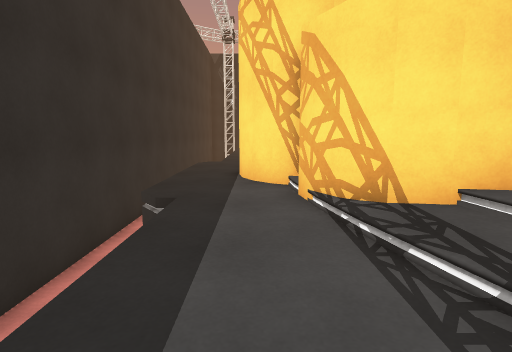
view 1 (above)

20 first-person views from a walk through a scene from a Unity 3-D project. The camera is 1.2 m above the floor, tilts 8° down and sees 80° across. The floor is counted in squares, 1 m on a side. Each view is taken from the middle of a square. On the plan, view 1 faces up. The plan holds only what a view shows up to about 13 squares ahead; the rest is blank. The place goes on beyond the plan. The player is left out. Some animated figures are left out. Surface patterns are stand-ins for the level's own textures.

view 2
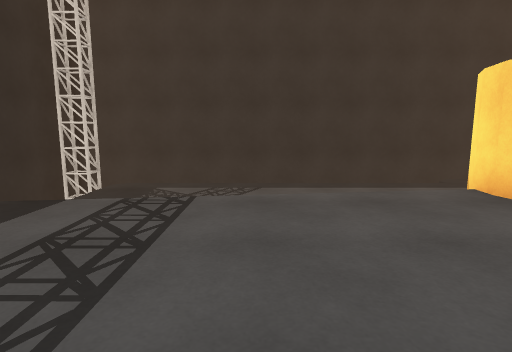

view 3
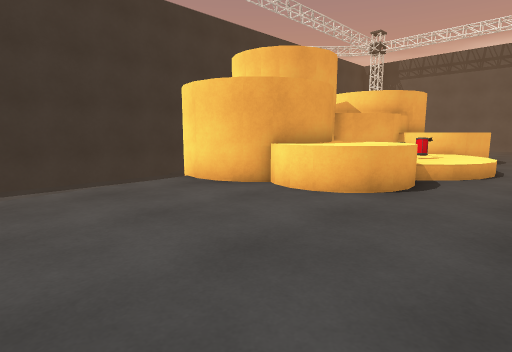

view 4
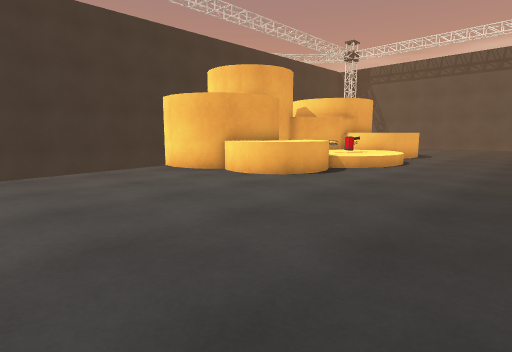

view 5
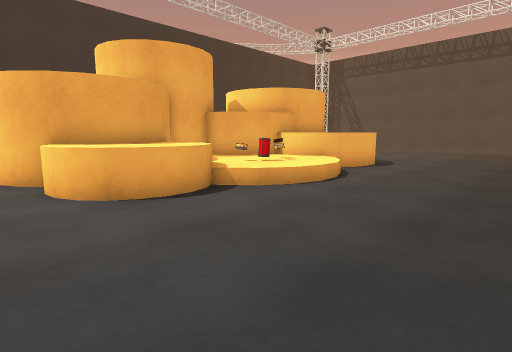

view 6
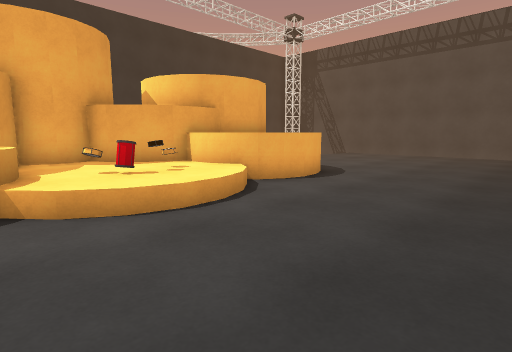

view 7
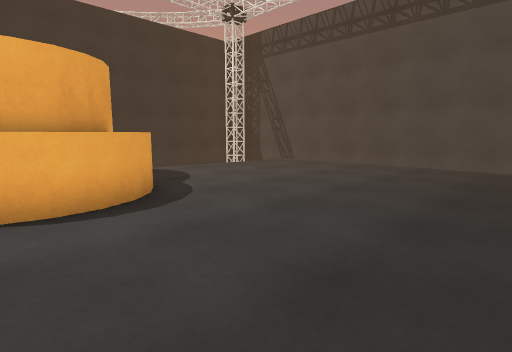

view 8
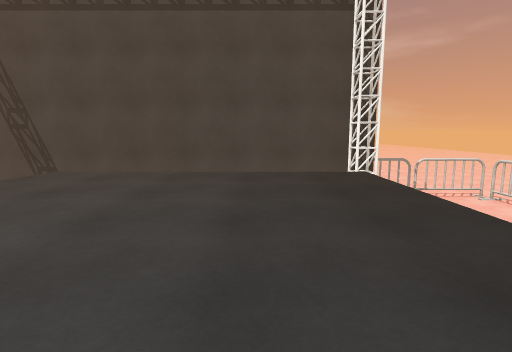

view 9
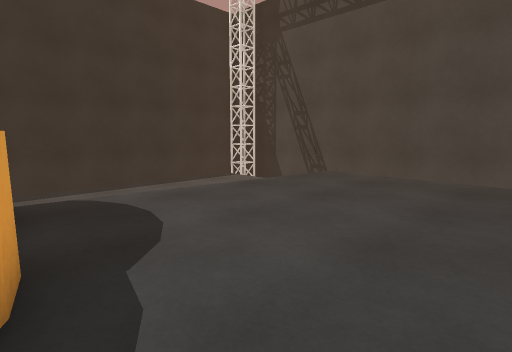

view 10
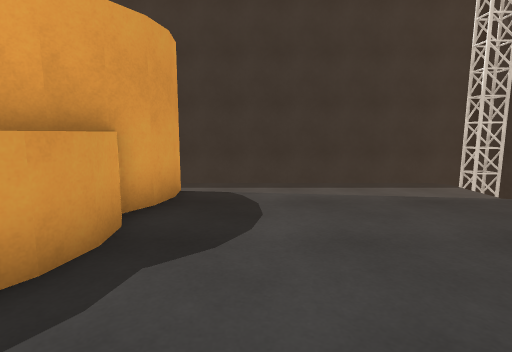

view 11
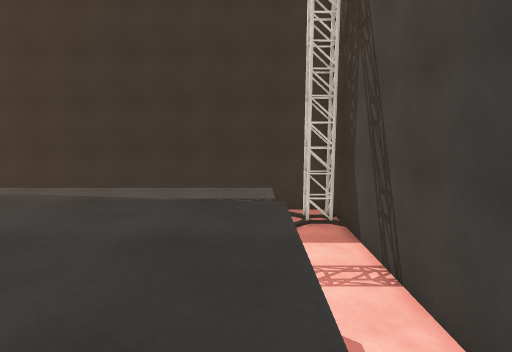

view 12
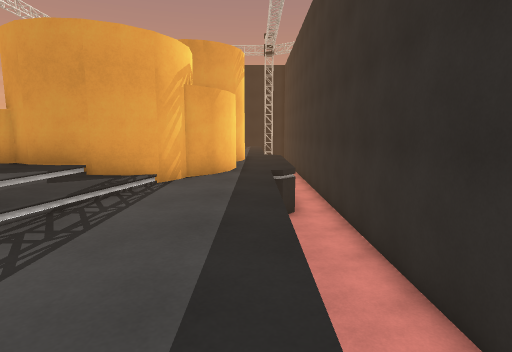

view 13
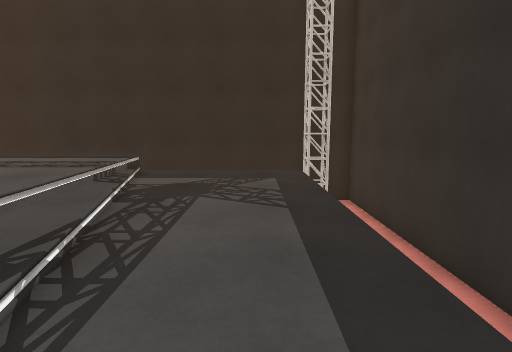

view 14
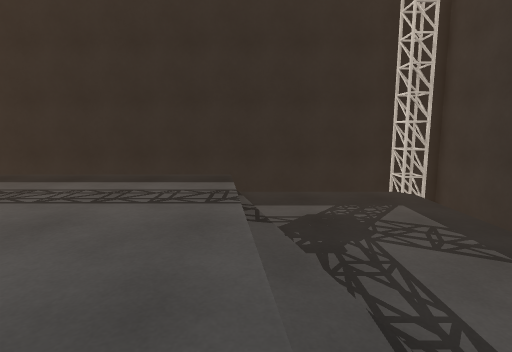

view 15
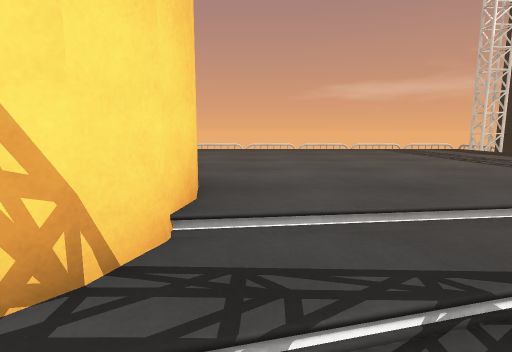

view 16
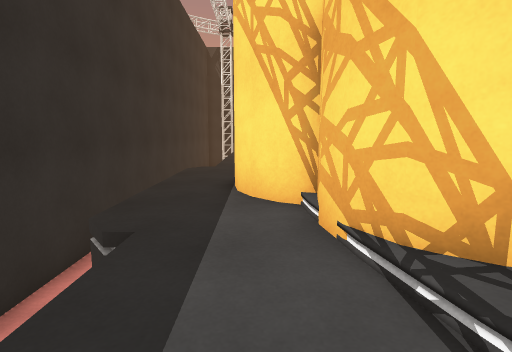

view 17
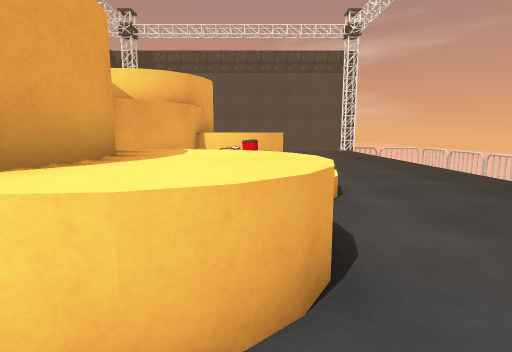

view 18
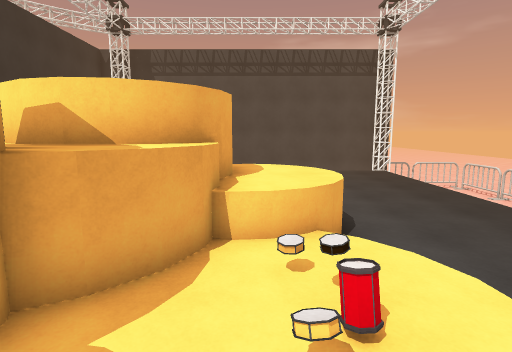

view 19
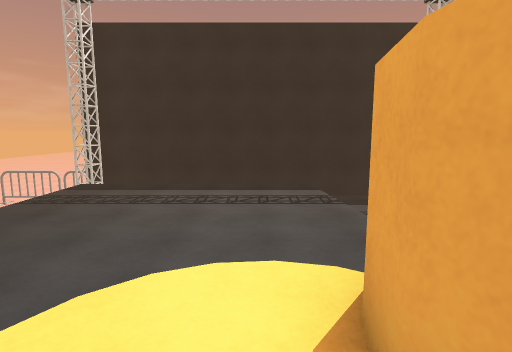

view 20
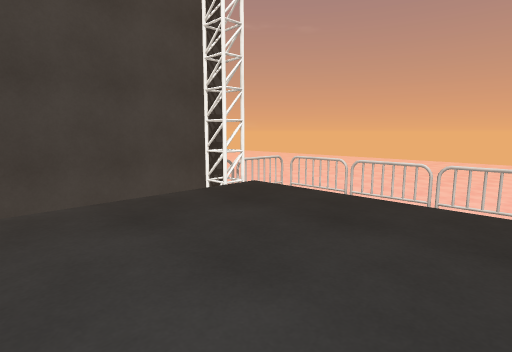

### Floor plan
Key: @ floor where view 1 was taken; # wall or solid block; . main floor; : floor 0.5 m higher than the main floor; - floor 0.5 m lower than the main floor; + floor 1 m higher than the main floor; / step, stairs or slope; = window, fence, low wall or low ledge; ^ raised ledge; v drop or lower ground; O other object.
Columns run from 4 left of view 1 to 14 right of it. Each row starts with its distance up from view 1.
 27 ###################
 26 #vvvvvvvvv        v
 25 #v vvvvvvv
 24 #  ---  ..........
 23 #  ---  ..........
 22 #  --- /..........
 21 #  --- /..........
 20 #  ----/..........
 19 #vv---//..........
 18 #vv---//..........
 17 #vv---//..........
 16 #vv---###^^^......
 15 #vv--##  ^^^^.....
 14 #vv-##   #^^^.....
 13 #vv-#    #^^^.....
 12 #v--#  ###^^/.....
 11 #v--#  ###:::.....
 10 #v--#  ##::O:.....
  9 #v--#  ##:/O:.....
  8 #v--## ##:///.....
  7 #v---#  ##++......
  6 #vv--#   #++......
  5 #v --## ##++......
  4 #v --/###.=.......
  3 #  ---/...........
  2 #  ---//..........
  1 #  ---//..........
  0 #v -@-//..........
 -1 #v ----/..........
 -2 #v ----/..........
 -3 #v ----/..........
 -4 #v ----/..........
 -5 #v -----..........
 -6 #v vvvvvvvvvvvvvvv
 -7 #vv               v
 -8 #vvvvvvvvvvvvvvvvvv

Positions as (right, up) in squares from view 1, and headings:
1: (0, 0), facing up
2: (9, -1), facing left
3: (10, -1), facing up-left
4: (13, -2), facing up-left
5: (13, 3), facing up-left
6: (13, 7), facing up-left
7: (13, 13), facing up-left
8: (10, 15), facing up
9: (9, 16), facing up-left
10: (9, 18), facing left
11: (9, 24), facing left
12: (-1, 23), facing down
13: (0, 4), facing down
14: (3, 3), facing down
15: (0, 3), facing right
16: (0, 2), facing up
17: (7, 3), facing up
18: (6, 7), facing up
19: (6, 7), facing down
20: (8, 19), facing up-right
